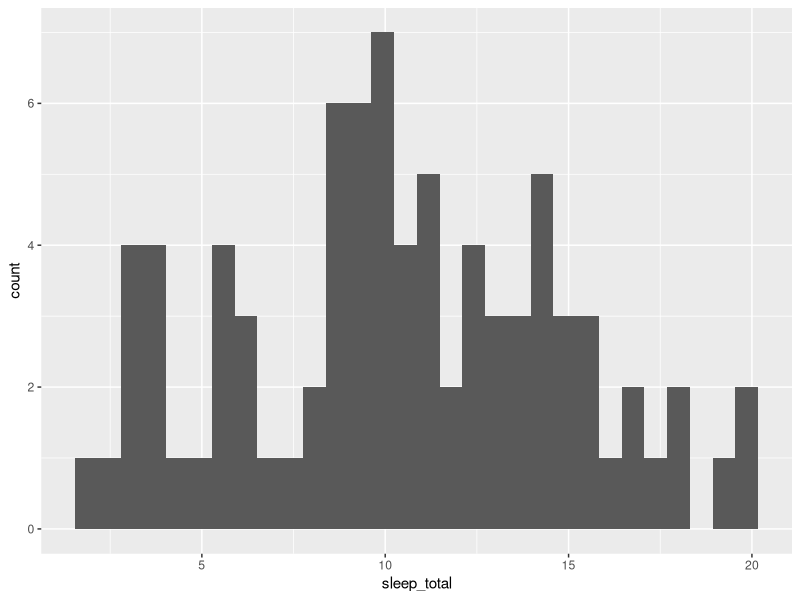
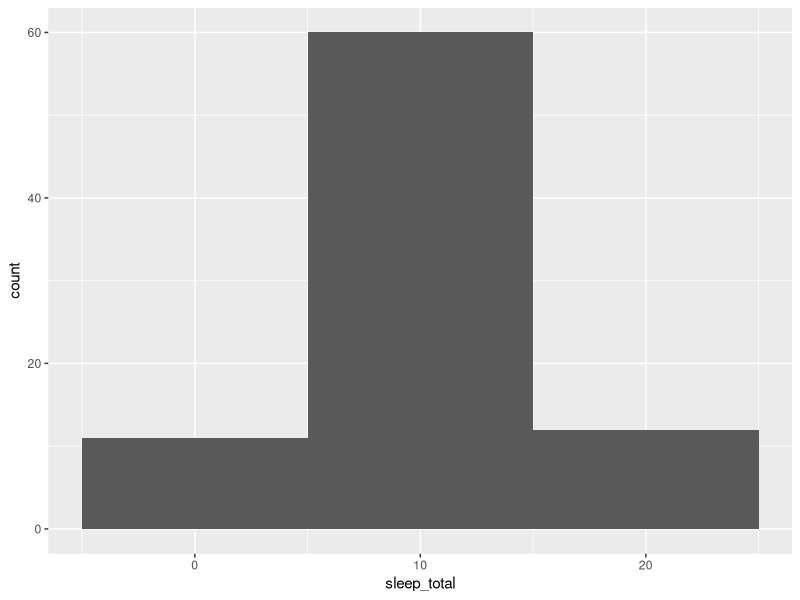
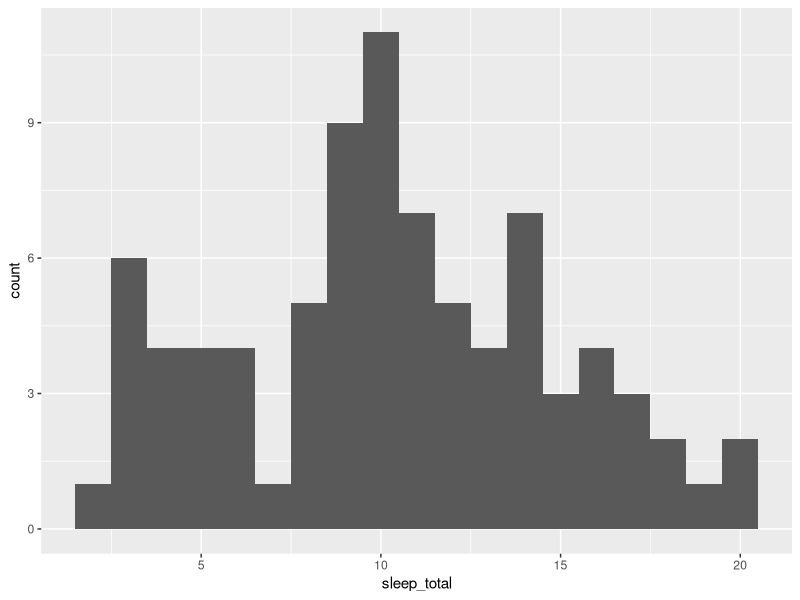
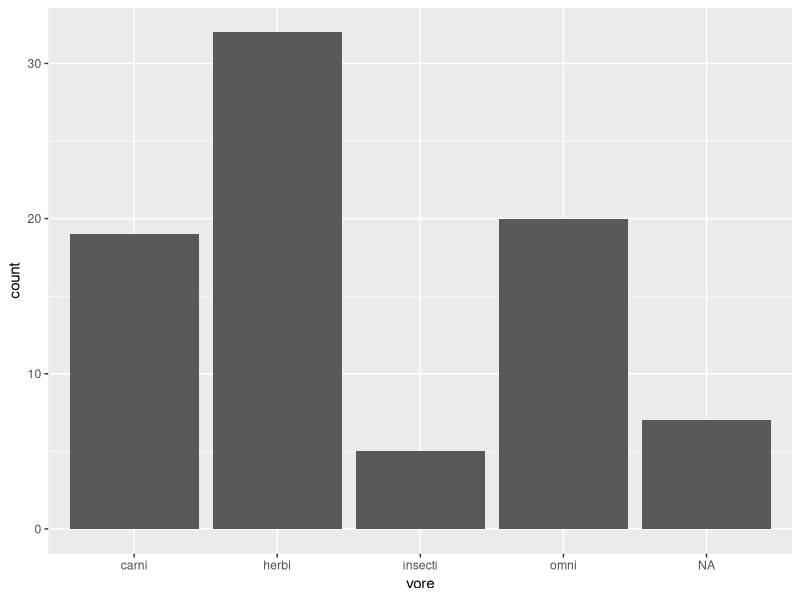
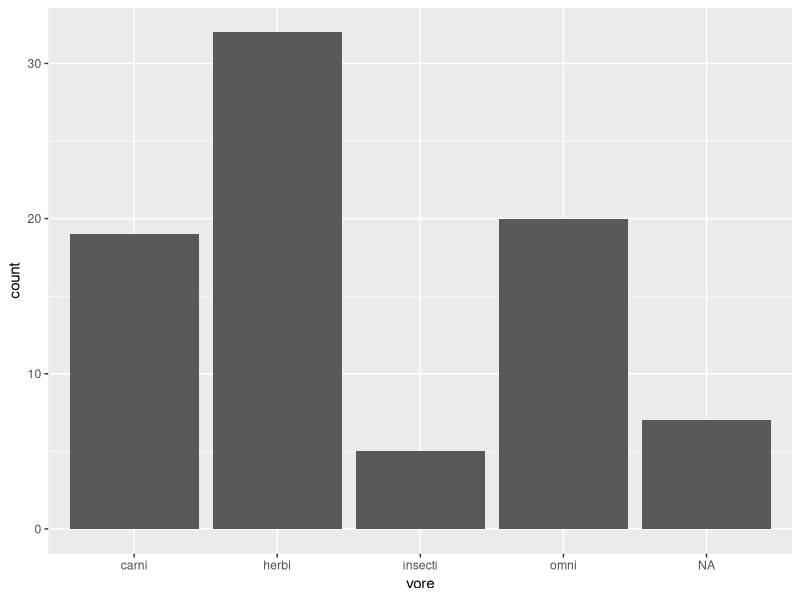
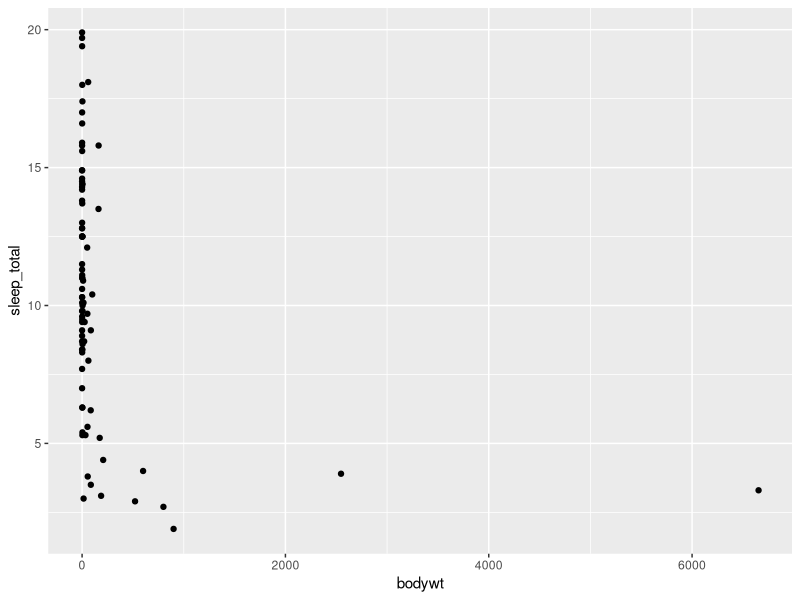
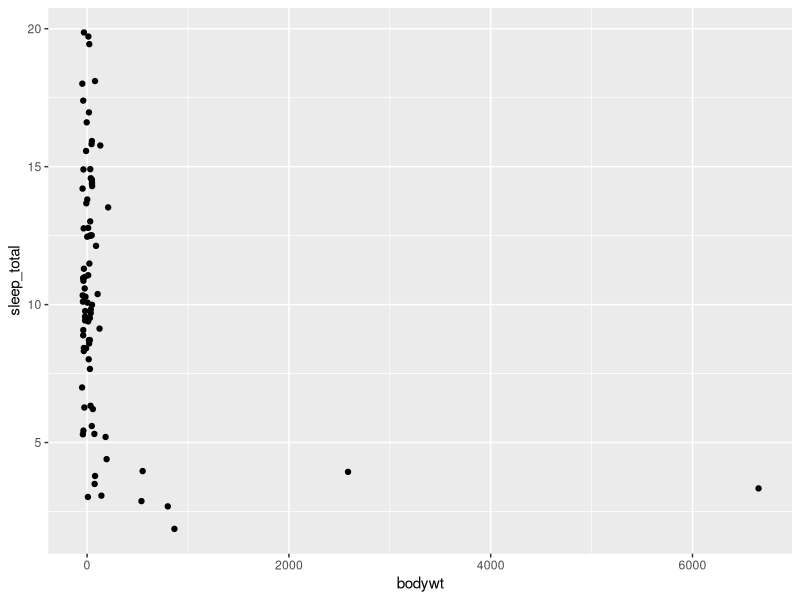
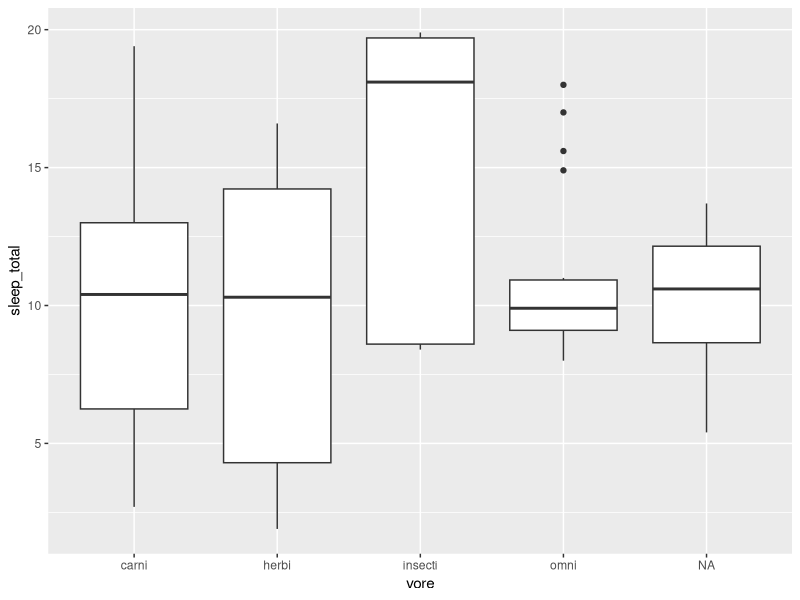

Source code (R) for these figures, in order:
install.packages("ggplot2")
library(ggplot2)

data("msleep")

#histogram
ggplot(msleep, aes(sleep_total)) +
  geom_histogram()

ggplot(msleep, aes(sleep_total)) +
  geom_histogram(binwidth = 10)

ggplot(msleep, aes(sleep_total)) +
  geom_histogram(binwidth = 1)

#bar chart
ggplot(msleep, aes(vore)) +
  geom_bar()

ggplot(msleep, aes(vore)) +
  geom_histogram(stat = "count")

#scatterplot
ggplot(msleep, aes(bodywt, sleep_total)) +
  geom_point()

ggplot(msleep, aes(bodywt, sleep_total)) +
  geom_jitter(width = 50)

#boxplot
ggplot(msleep, aes(vore, sleep_total)) +
  geom_boxplot()
